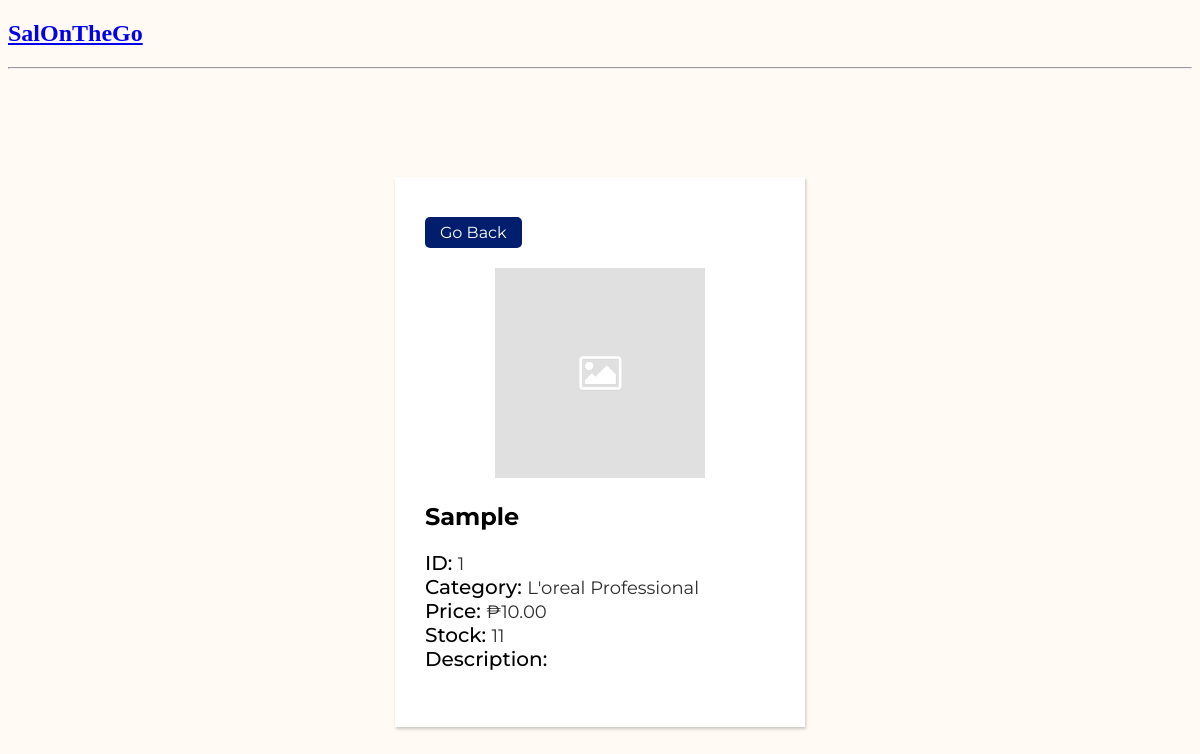
The app's page /otc/products/1/ with its own data.
### base/models.py (models this page shows, shortened)
class otcProduct(models.Model):
    Prod_Name = models.CharField(max_length=200, verbose_name="Product Name")
    ProdType_Name = models.ForeignKey(ProductType, on_delete=models.SET_NULL, null=True, blank=False, verbose_name="Product Type")
    Cat_Name = models.ForeignKey(Category, on_delete=models.SET_NULL, null=True, blank=False, verbose_name="Category")
    Prod_Desc = models.TextField(max_length=200, null=True, blank=True, verbose_name="Description")
    Prod_stockQty = models.IntegerField(verbose_name="Stock Quantity")
    Prod_Price = models.DecimalField(decimal_places=2, max_digits=6, verbose_name="Price")
    Prod_Image = models.ImageField(default="placeholder-image.png", upload_to="product_images", null=True, verbose_name="Product Image")
    is_active = models.BooleanField(default=True, verbose_name="Status")
    objects = models.Manager() #For All Records
    active_objects = IsActiveManager() #For Active Records Only
    date_created = models.DateTimeField(default=timezone.now)
    class Meta:
        verbose_name = 'Over-the-Counter Product'

class Category(models.Model):
    Cat_Name = models.CharField(max_length=200, unique=True)
    class Meta:
        verbose_name = 'category'
        verbose_name_plural = 'categories'
    def __str__(self):
        return self.Cat_Name

### base/views.py (the view)
# urls.py: path('otc/products/<str:pk>/', views.otc_indivProduct, name="otc-individual-product"),
def otc_indivProduct(request, pk):
    product = otcProduct.objects.get(id=pk)
    context = {'product': product}
    return render(request, 'base/otc-products/indiv_product.html', context)

### base/templates/base/otc-products/indiv_product.html
{% extends 'main_products.html' %}
{% block content %}
<div class="main-wrapper">
    <div class="prod-info">
        <a href="{{request.META.HTTP_REFERER}}" class="go-back">Go Back</a><br>
        <div class="prod-img2-container">
            {% if product.Prod_Image %}<img src="{{product.Prod_Image.url}}" class="prod-img2" />{% endif %}
        </div>
        <h2>{{product.Prod_Name}}</h2>
        <ul>
            <li><label class="prod-details-title">ID: </label><label class="prod-details">{{product.id}}</label></li>
            <li><label class="prod-details-title">Category: </label> <label class="prod-details">{{product.Cat_Name}}</label></li>
            <li><label class="prod-details-title">Price: </label><label class="prod-details" id="price">{{product.Prod_Price|floatformat:2}}</label></li>
            <li><label class="prod-details-title">Stock: </label><label class="prod-details">{{product.Prod_stockQty}}</label></li>
            <li><label class="prod-details-title">Description: </label><label class="prod-details">{{product.Prod_Desc}}</label></li>
        </ul>
    </div>
</div>
{% endblock content %}

### static/css/main.css (style rules this page uses)
body { background-color: #FFFAF4; }
.main-wrapper { font-family: 'Montserrat', sans-serif; font-size: 16px; padding: 100px 0; }

### static/css/products.css (style rules this page uses)
ul { list-style-type: none; padding: 0; }
#price::before { content: '₱'; }

### static/css/indiv_product.css (style rules this page uses)
.prod-info { max-width: 350px; width: 100%; margin: 0 auto; padding: 40px 30px; box-shadow: rgba(0, 0, 0, 0.212) 1px 2px 3px; background-color: white; }
a.go-back:link, a.go-back:visited { background-color: #001D6E; color: white; padding: 6px 15px; text-align: center; text-decoration: none; display: inline-block; border-radius: 5px; margin-bottom: 20px; }
div.prod-img2-container { margin: 0 auto; text-align: center; }
.prod-img2 { height: 210px; width: 210px; object-fit: cover; }
.prod-details-title { font-weight: 500; font-size: 20px; }
.prod-details { color: #2e2e2e; font-size: 18px; }

### records on screen
otcProduct: Prod_Image (placeholder picture), Prod_Name "Sample", id "1", Cat_Name "L'oreal Professional", Prod_Price "10.00", Prod_stockQty "11"
